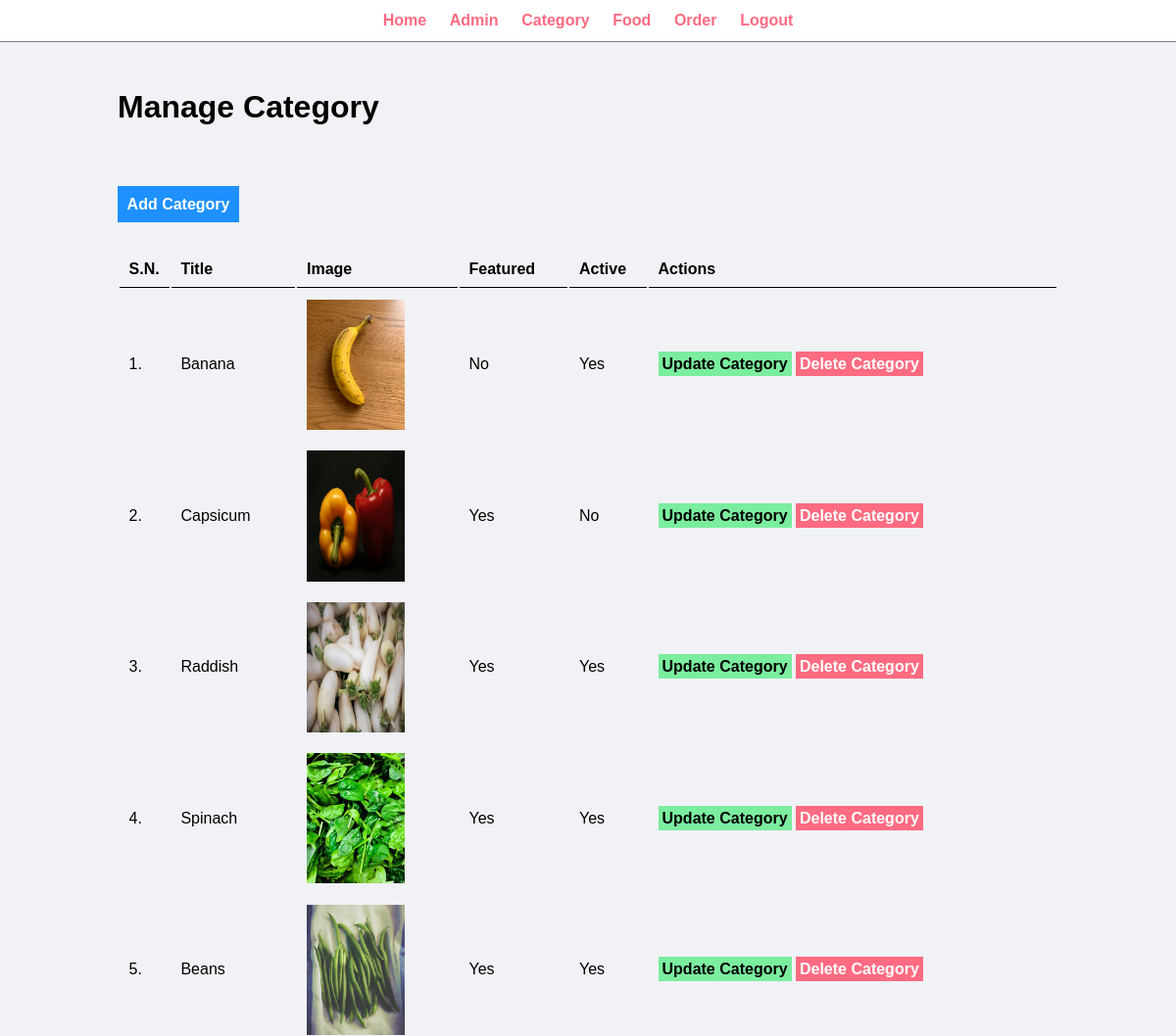
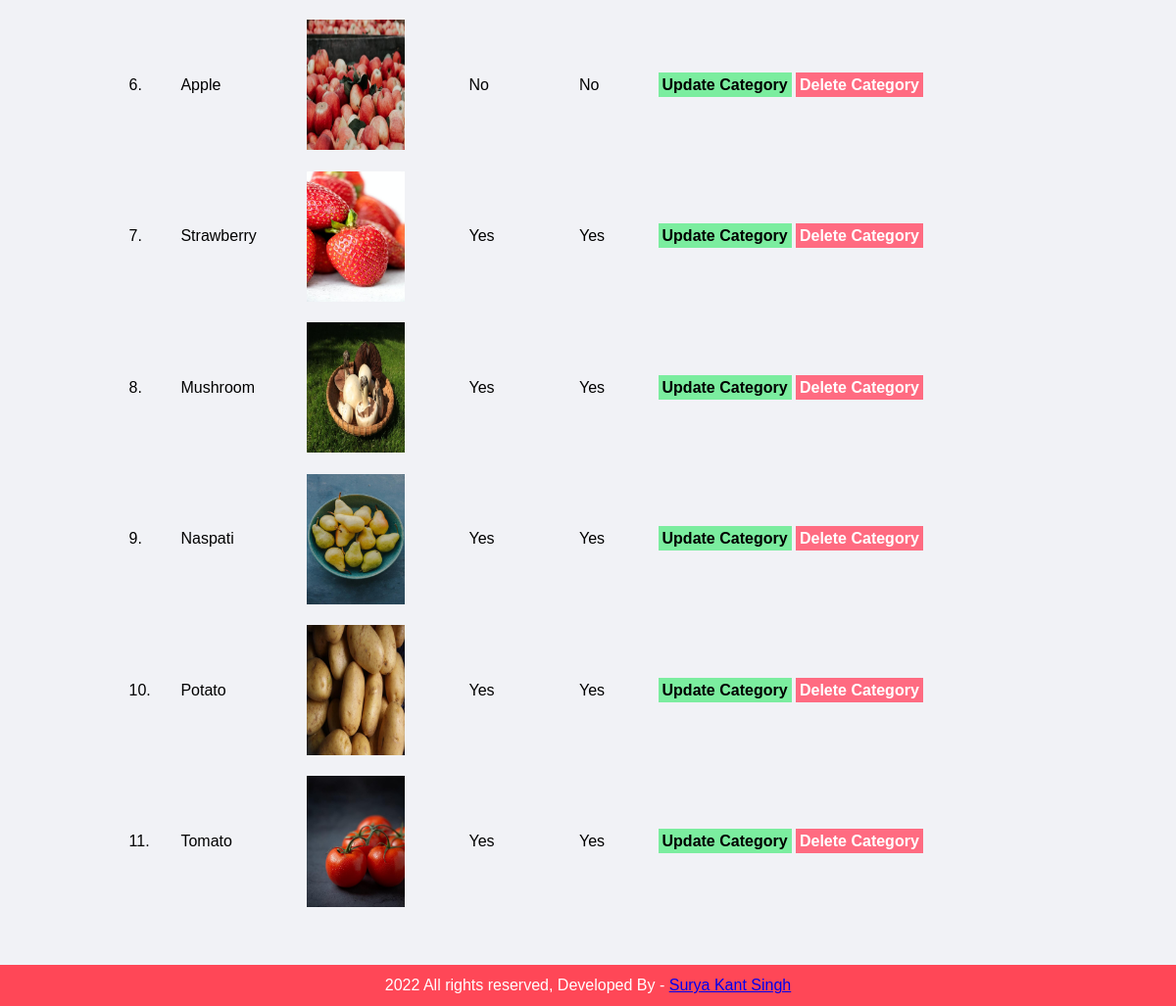
Screenshot of /admin/manage-category.php (signed in) with the database file from the repository (2 pictures, top to bottom).
### tables this page shows
CREATE TABLE `tbl_category` (
  `id` int(10) UNSIGNED NOT NULL,
  `title` varchar(100) NOT NULL,
  `image_name` varchar(225) NOT NULL,
  `featured` varchar(10) NOT NULL,
  `active` varchar(10) NOT NULL
);

### admin/manage-category.php (the view, shortened to what this page needs)
<?php include('partials/menu.php'); ?>
<div class="main-content">
    <div class="wrapper">
        <h1>Manage Category</h1>
        <br /><br />
        <br><br>
                <a href="<?php echo SITEURL; ?>admin/add-category.php" class="btn-primary">Add Category</a>
                <br /><br /><br />
                <table class="tbl-full">
                    <tr>
                        <th>S.N.</th>
                        <th>Title</th>
                        <th>Image</th>
                        <th>Featured</th>
                        <th>Active</th>
                        <th>Actions</th>
                    </tr>
                    <?php
                        $sql = "SELECT * FROM tbl_category";
                        $res = mysqli_query($conn, $sql);
                        $count = mysqli_num_rows($res);
                        $sn=1;
                        if($count>0)
                        {
                            while($row=mysqli_fetch_assoc($res))
                            {
                                $id = $row['id'];
                                $title = $row['title'];
                                $image_name = $row['image_name'];
                                $featured = $row['featured'];
                                $active = $row['active'];
                                ?>
                                    <tr>
                                        <td><?php echo $sn++; ?>. </td>
                                        <td><?php echo $title; ?></td>
                                        <td>
                                            <?php
                                                if($image_name!="")
                                                {
                                                    ?>
                                                    <img src="<?php echo SITEURL; ?>images/category/<?php echo $image_name; ?>" width="100px" >
                                                    <?php
                                                }
                                                else
                                                {
                                                    echo "<div class='error'>Image not Added.</div>";
                                                }
                                            ?>
                                        </td>
                                        <td><?php echo $featured; ?></td>
                                        <td><?php echo $active; ?></td>
                                        <td>
                                            <a href="<?php echo SITEURL; ?>admin/update-category.php?id=<?php echo $id; ?>" class="btn-secondary">Update Category</a>
                                            <a href="<?php echo SITEURL; ?>admin/delete-category.php?id=<?php echo $id; ?>&image_name=<?php echo $image_name; ?>" class="btn-danger">Delete Category</a>
                                        </td>
                                    </tr>
                                <?php
                            }
                        }
                        else
                        {
                            ?>
                            <tr>
                                <td colspan="6"><div class="error">No Category Added.</div></td>
                            </tr>
                            <?php
                        }
                    ?>
                </table>
    </div>
</div>
<?php include('partials/footer.php'); ?>

### admin/partials/menu.php (shortened to what this page needs)
<html>
    <head>
        <link rel="stylesheet" href="../css/admin.css">
    </head>
    <body>
        <div class="menu text-center">
            <div class="wrapper">
                <ul>
                    <li><a href="index.php">Home</a></li>
                    <li><a href="manage-admin.php">Admin</a></li>
                    <li><a href="manage-category.php">Category</a></li>
                    <li><a href="manage-food.php">Food</a></li>
                    <li><a href="manage-order.php">Order</a></li>
                    <li><a href="logout.php">Logout</a></li>
                </ul>
            </div>
        </div>

### admin/partials/footer.php
<div class="footer">
            <div class="wrapper">
                <p class="text-center">2022 All rights reserved, Developed By - <a href="#"> Surya Kant Singh</a></p>
            </div>
        </div>
    </body>
</html>

### css/admin.css (style rules this page uses)
* { margin: 0; padding: 0; font-family: Arial, Helvetica, sans-serif; }
.wrapper { padding: 1%; width: 80%; margin: 0 auto; }
.text-center { text-align: center; }
.tbl-full { width: 100%; }
table tr th { border-bottom: 1px solid black; padding: 1%; text-align: left; }
table tr td { padding: 1%; }
.btn-primary { background-color: #1e90ff; padding: 1%; color: white; text-decoration: none; font-weight: bold; }
.btn-secondary { background-color: #7bed9f; padding: 1%; color: black; text-decoration: none; font-weight: bold; }
.btn-danger { background-color: #ff6b81; padding: 1%; color: white; text-decoration: none; font-weight: bold; }
.menu { border-bottom: 1px solid grey; }
.menu ul { list-style-type: none; }
.menu ul li { display: inline; padding: 1%; }
.menu ul li a { text-decoration: none; font-weight: bold; color: #ff6b81; }
.main-content { background-color: #f1f2f6; padding: 3% 0; }
.footer { background-color: #ff4757; color: white; }

### rows the page displays
tbl_category: title "Banana", image_name (picture), featured "No", active "Yes"
tbl_category: title "Capsicum", image_name (picture), featured "Yes", active "No"
tbl_category: title "Raddish", image_name (picture), featured "Yes", active "Yes"
tbl_category: title "Spinach", image_name (picture), featured "Yes", active "Yes"
tbl_category: title "Beans", image_name (picture), featured "Yes", active "Yes"
tbl_category: title "Apple", image_name (picture), featured "No", active "No"
tbl_category: title "Strawberry", image_name (picture), featured "Yes", active "Yes"
tbl_category: title "Mushroom", image_name (picture), featured "Yes", active "Yes"
tbl_category: title "Naspati", image_name (picture), featured "Yes", active "Yes"
tbl_category: title "Potato", image_name (picture), featured "Yes", active "Yes"
tbl_category: title "Tomato", image_name (picture), featured "Yes", active "Yes"
